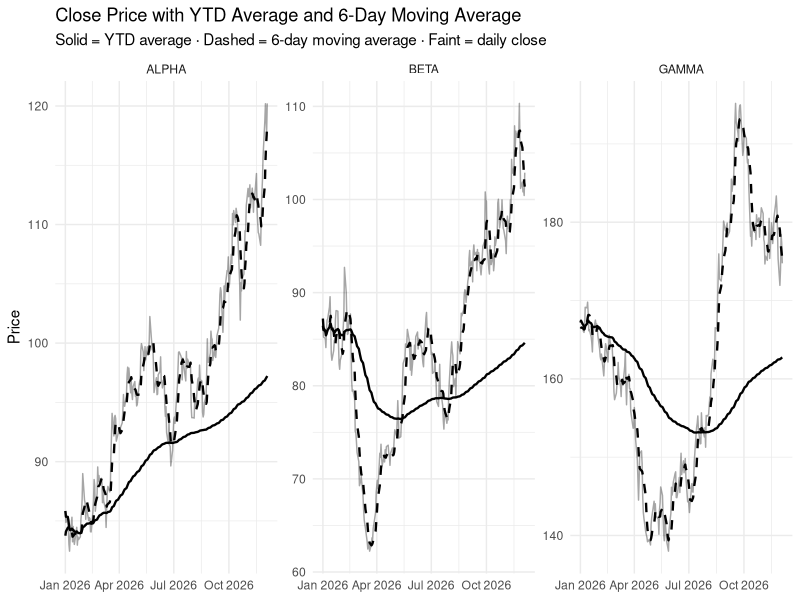

Recreate this plot in R.
## ---- chunk 1
#| label: setup

library(tidyverse)
library(lubridate)
## ---- chunk 2
#| label: build-dataset

set.seed(607)

tickers <- c("ALPHA", "BETA", "GAMMA")

trading_dates <- seq(as.Date("2022-01-01"), Sys.Date(), by = "day")
trading_dates <- trading_dates[!weekdays(trading_dates) %in% c("Saturday", "Sunday")]

simulate_prices <- function(ticker, start_price, dates, vol) {
  n <- length(dates)
  daily_returns <- rnorm(n, mean = 0.0003, sd = vol)
  close <- start_price * cumprod(1 + daily_returns)
  tibble(ticker = ticker, date = dates, close = round(close, 2))
}

prices <- bind_rows(
  simulate_prices("ALPHA", 100, trading_dates, 0.015),
  simulate_prices("BETA",  50,  trading_dates, 0.020),
  simulate_prices("GAMMA", 200, trading_dates, 0.012)
)

# To use real market data instead, comment out the block above and uncomment:
# library(tidyquant)
# prices <- tq_get(c("AAPL", "MSFT", "BTC-USD"), from = "2022-01-01", get = "stock.prices") |>
#   transmute(ticker = symbol, date, close)

glimpse(prices)
## ---- chunk 3
#| label: ytd-average

prices_ytd <- prices |>
  group_by(ticker, yr = year(date)) |>
  arrange(date, .by_group = TRUE) |>
  mutate(ytd_avg = cummean(close)) |>
  ungroup()
## ---- chunk 4
#| label: six-day-moving-average

prices_ma <- prices_ytd |>
  group_by(ticker) |>
  arrange(date, .by_group = TRUE) |>
  mutate(ma6 = as.numeric(stats::filter(close, rep(1 / 6, 6), sides = 1))) |>
  ungroup() |>
  select(-yr)
## ---- chunk 5
#| label: sample-output

prices_ma |>
  group_by(ticker) |>
  slice_head(n = 10) |>
  ungroup()
## ---- chunk 6
#| label: validate-ma6

check <- prices_ma |> filter(ticker == "ALPHA") |> slice(1:10)

manual_ma6 <- mean(check$close[5:10])
computed_ma6 <- check$ma6[10]

tibble(manual_ma6, computed_ma6, match = isTRUE(all.equal(manual_ma6, computed_ma6)))
## ---- chunk 7
#| label: validate-ytd-reset

prices_ma |>
  filter(ticker == "ALPHA") |>
  group_by(yr = year(date)) |>
  slice_head(n = 1) |>
  ungroup() |>
  select(ticker, date, close, ytd_avg)
## ---- chunk 8
#| label: fig-price-series
#| fig-width: 9
#| fig-height: 6

prices_ma |>
  filter(year(date) == year(Sys.Date())) |>
  ggplot(aes(x = date)) +
  geom_line(aes(y = close), alpha = 0.35) +
  geom_line(aes(y = ytd_avg), linewidth = 0.8) +
  geom_line(aes(y = ma6), linewidth = 0.8, linetype = "dashed") +
  facet_wrap(~ticker, scales = "free_y") +
  labs(
    title = "Close Price with YTD Average and 6-Day Moving Average",
    subtitle = "Solid = YTD average · Dashed = 6-day moving average · Faint = daily close",
    x = NULL, y = "Price"
  ) +
  theme_minimal()
